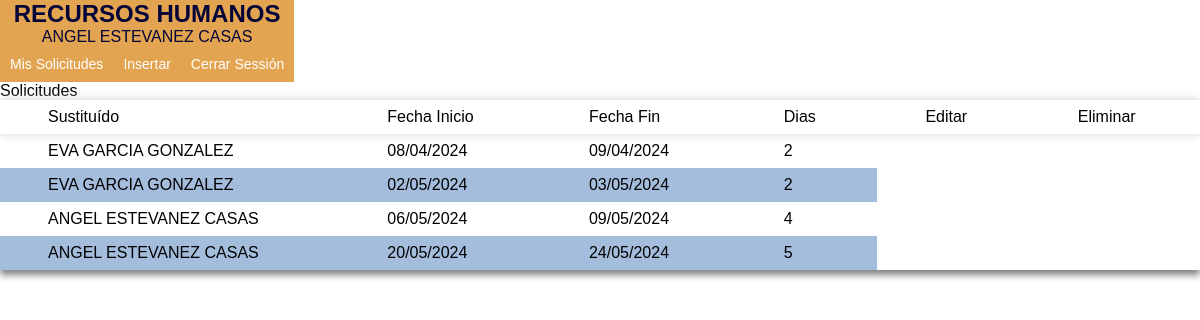
The page /apps/solicitudes.php (signed in) on the database its author committed.
### tables this page shows
CREATE TABLE IF NOT EXISTS `personal` (
  `idPersonal` int(11) NOT NULL AUTO_INCREMENT,
  `apellidos` varchar(45) NOT NULL,
  `nombre` varchar(20) NOT NULL,
  `fecNac` date NOT NULL,
  `idCategoria` int(11) NOT NULL,
  PRIMARY KEY (`idPersonal`),
  KEY `fk_Personal_Categoria1` (`idCategoria`),
  CONSTRAINT `fk_Personal_Categoria1` FOREIGN KEY (`idCategoria`) REFERENCES `categoria` (`idCategoria`) ON DELETE NO ACTION ON UPDATE NO ACTION
);

CREATE TABLE IF NOT EXISTS `solicitud` (
  `idSolicitud` int(11) NOT NULL AUTO_INCREMENT,
  `fecSolicitud` date NOT NULL,
  `fecInicial` date NOT NULL,
  `fecFinal` date NOT NULL,
  `diasSolicitados` int(11) NOT NULL,
  `autorizado` tinyint(4) DEFAULT 0,
  `sustituto` tinyint(4) DEFAULT 0,
  `idPersonal` int(11) NOT NULL,
  PRIMARY KEY (`idSolicitud`),
  KEY `fk_Solicitudes_Personal1` (`idPersonal`),
  CONSTRAINT `fk_Solicitudes_Personal1` FOREIGN KEY (`idPersonal`) REFERENCES `personal` (`idPersonal`) ON DELETE NO ACTION ON UPDATE NO ACTION
);

### recursos/funciones.php (called while the page is built, shortened)
<?php
   function MostrarFecha ($Fecha)
   {
	   $dia=substr($Fecha, 8, 2);
	   $mes=substr($Fecha, 5, 2);
	   $ano=substr($Fecha, 0, 4);
	   $Fecha=$dia."/".$mes."/".$ano;
	   return $Fecha;
   }
?>

### apps/solicitudes.php (the view, shortened to what this page needs)
<?php session_start();
  include("../recursos/funciones.php");
?>
<!DOCTYPE html>
<html lang="es">
<head>
	<link rel="stylesheet" href="../recursos/estilos.css">
</head>
<body>
<div class="container">
  <?php include("menu.php");?>
  <p>Solicitudes</p>
  <table>
	<thead>
		<tr>
			<td>Sustituído</td><td>Fecha Inicio</td><td>Fecha Fin</td><td>Dias</td><td>Editar</td><td>Eliminar</td>
		</tr>
	</thead>
	<?php
		include("../recursos/con_mysql.php");
		if ($_SESSION['acceso']==2)
			$sql="select s.idSolicitud, s.idPersonal, p.apellidos, p.nombre, s.fecInicial, s.fecFinal, s.diasSolicitados from solicitud s, personal p where s.idPersonal=p.idPersonal and s.autorizado=1";
		else {
			if ($_GET['op']=='A') {
				$sql="select s.idSolicitud, s.idPersonal, p.apellidos, p.nombre, s.fecInicial, s.fecFinal, s.diasSolicitados from solicitud s, personal p where s.idPersonal=p.idPersonal and s.autorizado=1";
			}
			else {
				$sql="select s.idSolicitud, s.idPersonal, p.apellidos, p.nombre, s.fecInicial, s.fecFinal, s.diasSolicitados from solicitud s, personal p where s.idPersonal=p.idPersonal and s.autorizado=0";
			}
		}
		$tabla=$db->query($sql);
		echo "<tbody id='registros'>";
		while ( $registro=$tabla->fetch_assoc() ) {
			echo "<tr><td>".$registro["nombre"].' '.$registro["apellidos"]."</td>";
			echo "<td>".MostrarFecha($registro["fecInicial"])."</td>";
			echo "<td>".MostrarFecha($registro["fecFinal"])."</td>";
			echo "<td>".$registro["diasSolicitados"]."</td></tr>";
		}
		echo "</tbody>";
	?>
  </table>
</div>
</body>
</html>

### apps/menu.php (shortened to what this page needs)
<!DOCTYPE html>
<html lang="es">
<head>
	<link rel="stylesheet" href="../recursos/estilos.css">
</head>
<body>
  <div class="container">
    <header>
        <h2>RECURSOS HUMANOS</h2>
        <?php include('../recursos/con_mysql.php');
            $sql="SELECT nombre, apellidos FROM personal where idPersonal=".$_SESSION['idPersonal'];
            $tabla= $db->query($sql);
            $rows=$tabla->fetch_assoc();
            echo "<p>".$rows["nombre"].' '.$rows["apellidos"];
        ?>
        <nav>
            <?php
                if ($_SESSION['acceso']==1) {
                 echo "<ul>";
                   echo "<li><a href='misSolicitudes.php'>Mis Solicitudes</a></li>";
                   echo "<li><a href='insertarSolicitud.php'>Insertar</a></li>";
                }
                elseif ($_SESSION['acceso']==2) {
                    echo "<ul>";
                        echo "<li><a href='misSolicitudes.php'>Mis Solicitudes</a></li>";
                        echo "<li><a href='insertarSolicitud.php'>Insertar</a></li>";
                        echo "<li><a href='autorizadas.php'>Solicitudes Autorizadas</a></li>";
                }
                elseif ($_SESSION['acceso']==3) {
                    echo "<ul>";
                        echo "<li><a href='pendientes.php'>Solicitudes Pendientes</a></li>";
                        echo "<li><a href='sustituciones.php'>Sustituciones</a></li>";
                        echo "<li><a href='explotacion.php'>Informes</a></li>";
                }
                echo "<li><a href='../cerrarSesion.php'>Cerrar Sessión</a></li>";
                echo "</ul>";
            ?>
        </nav>
    </header>
  </div>
</body>
</html>

### recursos/estilos.css (style rules this page uses)
* { margin:0px; padding:0px; list-style: none; text-decoration: none; font-family: sans-serif; box-sizing: border-box; }
.container { position:relative; margin:auto; width:100%; height: auto; DISPLAY: FLEX; FLEX-WRAP: WRAP; }
header { background: rgba(215, 126, 8, 0.7); text-align: center; color:rgb(3, 3, 55); }
nav ul { list-style: none; overflow: hidden; }
nav ul li { float: left; font-family: Arial, sans-serif; font-size: 14px; }
nav ul li a { display: block; padding: 10px; color: #fff; text-decoration: none; }
table { border-collapse: collapse; width: 100%; box-shadow: 0 5px 7px gray; }
thead { box-shadow: 0px 0px 10px rgb(215, 212, 209); }
td { padding: 0.5rem 3rem; font-size: 1rem; }
tr:nth-child(even) { background-color: #a4bddd; }

### rows shown on the page
personal: nombre "ANGEL", apellidos "ESTEVANEZ CASAS"
solicitud: idPersonal.nombre "EVA", idPersonal.apellidos "GARCIA GONZALEZ", fecInicial "08/04/2024", fecFinal "09/04/2024", diasSolicitados "2"
solicitud: idPersonal.nombre "EVA", idPersonal.apellidos "GARCIA GONZALEZ", fecInicial "02/05/2024", fecFinal "03/05/2024", diasSolicitados "2"
solicitud: idPersonal.nombre "ANGEL", idPersonal.apellidos "ESTEVANEZ CASAS", fecInicial "06/05/2024", fecFinal "09/05/2024", diasSolicitados "4"
solicitud: idPersonal.nombre "ANGEL", idPersonal.apellidos "ESTEVANEZ CASAS", fecInicial "20/05/2024", fecFinal "24/05/2024", diasSolicitados "5"
